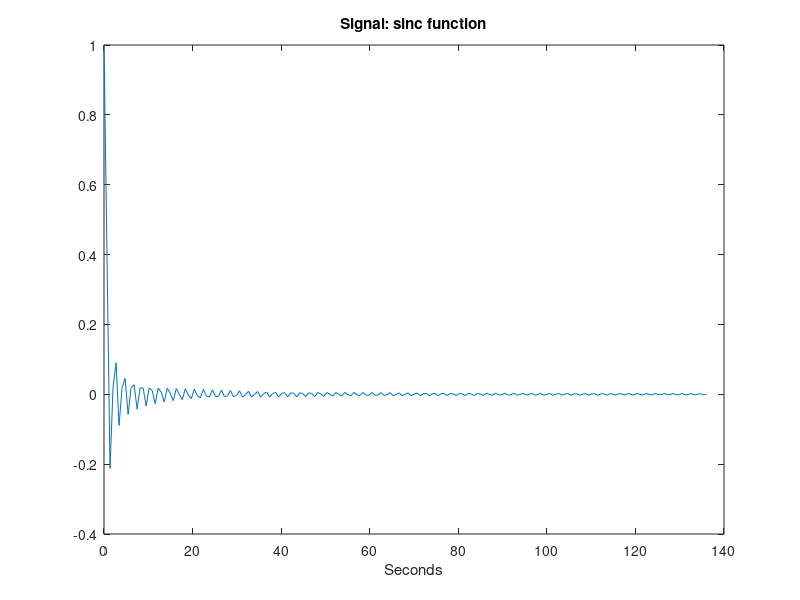

MATLAB code to generate this figure: (Note: this script raises an error after producing the figure.)
% Test effect of filter on signal to figure out whether omega/pi is indeed
% the sampling frequency (i.e. confirm the frequency characteristics of the
% SG filter as outlined by Schaefer)
%
%
% From the Schaefer paper it was a bit unclear whether their plots
% normalize the frequency to Nyquist,or sampling frequemcy, or something
% else. 
%
% They normalize to omega/pi (i.e., omega/pi [0:1])).
%
% After looking up the angular frequency omega, I found it to be 2*pi*f:
% (1) w = 2*pi*f;
% 
% This means that the endpoint of Schaefer's scale might have been :
%
% (2) w/pi = 2*pi*f/pi
%
% By substituting w/pi with 1 we should be able to see what their endpoint
% is:
%
% (3) w/pi = 1 = 2*pi*f/pi
%            1 = 2*f
%
% Which is interesting, because 2*f describes the relationship between
% Nyquist (N) and sampling frequency (SF):
%
% (4) N = SF/2
%
% However, f might also be the sampling rate. Or any other frequency,
% really. But SF and N are the most obious ones. Which one is it? Let's
% find out: 
%   if f == N   --> 1=2*FS means 1 = 2*N = SF
%   if f == SF  --> 1=2*N  means 1 = 2*SF = N   

%% Make a random signal composed of several sine waves
T = 0.68;                                   % 1 sample every xx seconds
SF = 1/T;                                   % sampling frequency
time_axis = 0 : T : T*200;                  % time axis
N  = SF/2;                                  % Nyquist frequency

% Create frequency components
comps = [];
for f = [1:1000]
    frequency(f) = f*0.001;  % ditto 
    %comps(f,:) = sin(2*pi*frequency(f)*time_axis)*2;
    comps(f,:) = rand(100,numel(T))*2;
end

% Add components to complex signal
signal = sum(comps,1);
wn = (rand(numel(time_axis),1)-0.5)*2;
signal = wn;
signal=sinc(time_axis);
plot(time_axis,signal)
xlabel('Seconds'); title('Signal: sinc function')

% Make spectogram of input signal
[freqs,power] = make_power_density_spectrum(signal,SF,T,1);
title('Box-ish power spectrum of input sinc function','Fontsize',12)

%% Filter
% At order 2, farmes 5, signal cutoff (-3db) should be at 0.197*SF, meaning
% the signal should halve there
order  = 2;
frames = 5;
output = sgolayfilt(signal,order,frames);
%
[freqs2,power2] = make_power_density_spectrum(output,SF,T,1);
%

% Where would we expect the cutoff to be, depending on Schaefer's notation?
expected_cutoff = 0.197*SF;
alternative_cutoff = 0.197*N;

% Annotate: mark important frequencies
y1 = get(gca,'ylim');
hold on 
plot([expected_cutoff,expected_cutoff],y1)
plot([alternative_cutoff,alternative_cutoff],y1)
plot([N,N],y1)
hold off
text(expected_cutoff,y1(2)*0.8,'<- cutoff if  w/pi = SF')
text(alternative_cutoff,y1(2)*0.5,'<- cutoff expected if w/pi = Nyquist')
text(N,y1(2)*0.3,'<- Nyquist')
title('Power spectrum after signal was filtered at 0.197*\omega/\pi','fontsize',12)


%% examine a model fitlter
b = sgolay(order,frames);       % B coefficients for our filter
a  = 1;                         % 'The denominator of FIR filters is, by definition, equal to 1' - see help filter
golay = dfilt.df1(b,a);         % design butterworth digital filter object
%
%[b,a] = butter(8,0.25);
fvtool(golay)


%% Calculate cutoff frequency for SG filter  if frames > 25 and order < frames
frames = 7;
order  = 2;
fc = (order+1)/((3.2*frames)-2); % see schaefer paper, for low number of frames
ordinary_fc = fc/SF;


0.165/SF
